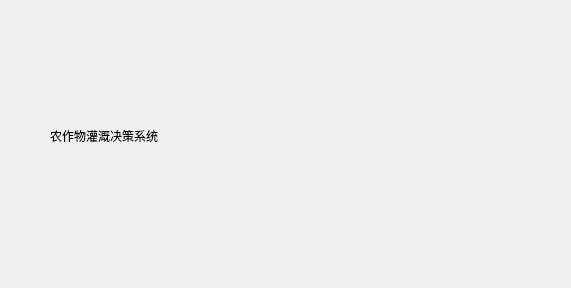
<?xml version="1.0" encoding="UTF-8"?>
<ui version="4.0">
 <class>Dialog</class>
 <widget class="QDialog" name="Dialog">
  <property name="geometry">
   <rect>
    <x>0</x>
    <y>0</y>
    <width>571</width>
    <height>288</height>
   </rect>
  </property>
  <property name="windowTitle">
   <string>Dialog</string>
  </property>
  <property name="styleSheet">
   <string notr="true">font: 9pt &quot;华文楷体&quot;;</string>
  </property>
  <widget class="QLabel" name="label">
   <property name="geometry">
    <rect>
     <x>50</x>
     <y>80</y>
     <width>481</width>
     <height>111</height>
    </rect>
   </property>
   <property name="styleSheet">
    <string notr="true">font: 36pt &quot;华文行楷&quot;;</string>
   </property>
   <property name="text">
    <string>农作物灌溉决策系统</string>
   </property>
  </widget>
 </widget>
 <resources/>
 <connections/>
</ui>
